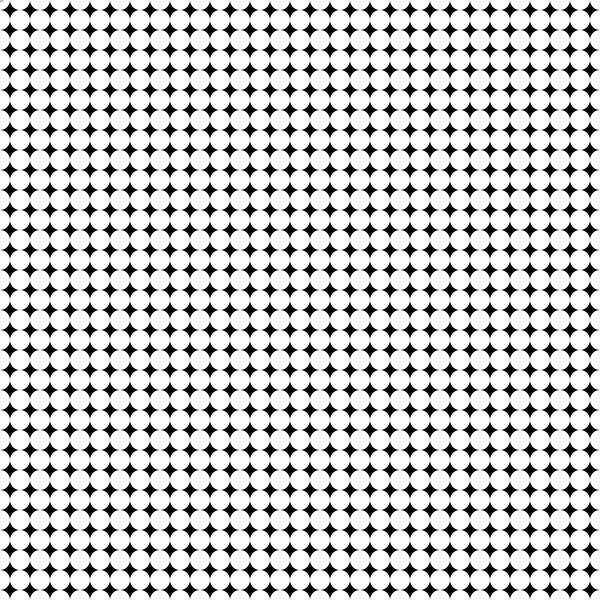
Frame 1 (no input)
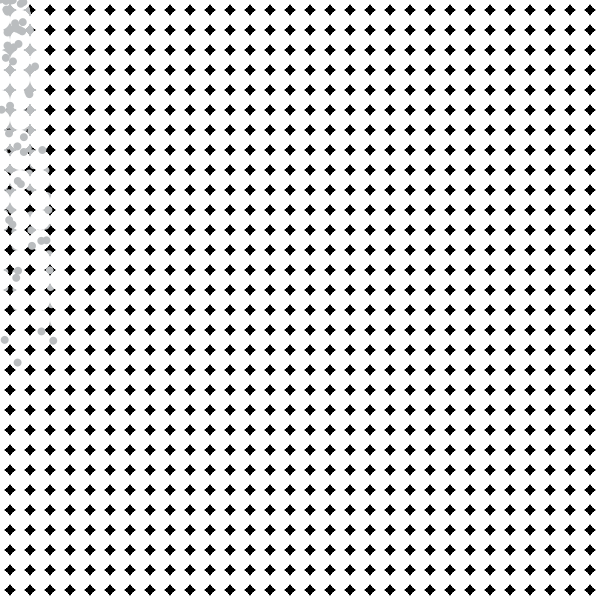
Frame 60 (the mouse pressed at the canvas centre just before this capture)
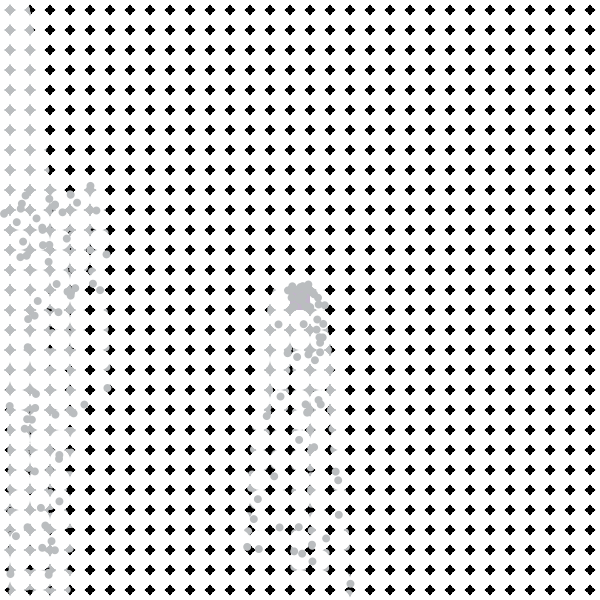
Frame 120 (the mouse held since frame 60 and released just before this capture)

The Processing sketch that drew these frames (run headless with seeded random() and noise(); from frame 60 on, the mouse is pressed at the canvas centre):

// Processing sketch: HW11
// ── HW11.pde
int num = 61;
boolean [] [] clicked = new boolean[num] [num];
color [] [] c = new color[num][num];

int size = 20;

ArrayList<Particle> particles;
PVector origin;
PVector gravity;

void setup(){
  size (600,600);
  background(0);
  noStroke();
  smooth();
  
  particles = new ArrayList<Particle>();
  gravity = new PVector (0, .09);
  //translate = new PVector (1, 1);

  
  for (int i=0; i<num; i++){
    for (int j=0; j<num; j++){
      clicked[i][j] = false;
      c[i][j] = color(255); //this is setting the default color to white;
    }
  }
}

void draw(){
     for (int i=0; i<num; i++){
    for (int j=0; j<num; j++){
      
      if (clicked[i][j] == false){
      if(mousePressed){
        if(dist(mouseX, mouseY, i*size, j*size)<= size/2){
        c[i][j]= color(random(100, 255), random(100,255), random(100,255));
        clicked[i][j] = true;
        }
       }
      }
      fill(c[i][j]);
      ellipse(i*size, j*size, size, size);
    }
   }
   
     particles.add(new Particle(width/2, height/2)); 
  
  for (int i = 0; i< particles.size(); i++){
    Particle p = particles.get(i); 
    p.update(); 
    p.display(); 
    p.checkEdges(); 
    p.applyForce(gravity); 
    //p.orbit(-1);
    if(p.acceleration.y > 1.8){
      particles.remove(i); 
    }
  }
  
    //myParticle.orbit(-1); 
  
//for(int i = 0; i<num; i++){
    //for(int j = 0; j<num; j++){
    //  particles[i][j].display(color(255));
    //  particles[i][j].orbit(1); 
    //}
   

}
// ── Particle.pde
class Particle {
  PVector position; 
  PVector velocity; 
  PVector acceleration; 
  PVector translate;
  
  
  Particle(int _xPos, int _yPos){
    acceleration = new PVector(0, 0.05); 
    velocity = new PVector(random(-1, 1), random(-2, 0)); 
    position = new PVector(mouseX, mouseY);  
    translate = new PVector (_xPos, _yPos);
  }
  
  void update(){
    velocity.add(acceleration); 
    position.add(velocity); 
  }
  
  void display(){
    fill(186, 189, 191); 
    ellipse(position.x, position.y, 8, 8); 
  }
  
  
  //add a bounce if touching the edges 
  void checkEdges() {
    if (position.x > width) {
      position.x = width;
      velocity.x *= -1;
    } else if (position.x < 0) {
      velocity.x *= -1;
      position.x = 0;
    }
 
    if (position.y > height) {
      velocity.y *= -1;
      position.y = height;
    }
  }
  
    void applyForce(PVector force) {
      PVector f = PVector.div(force, 9);
      acceleration.add(f);
  }
  
    void orbit(int orbitDirection){
    //the translate moves the orbit
    position.x = cos(frameCount*.1)*size + translate.x; 
    position.y = orbitDirection*sin(frameCount*.1)*size + translate.y; 
  }
}
